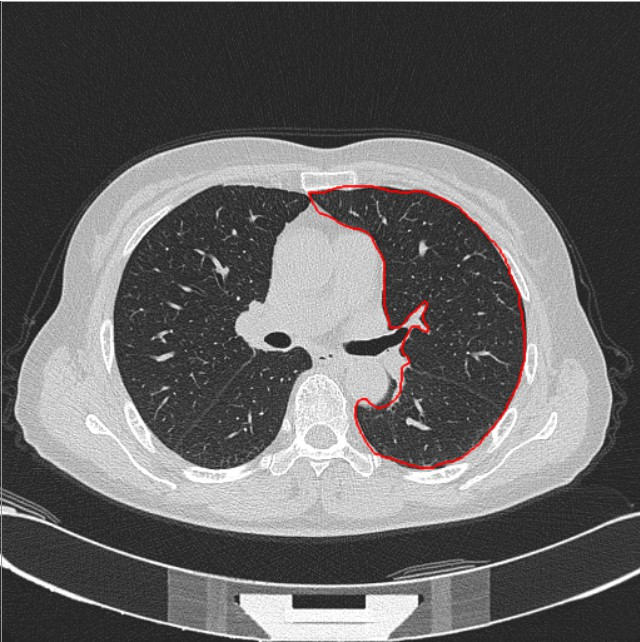
#> input picture hospital_helper/hospital.jpg, 640 x 642 px
$ python draw.py
#> lines starting #> are read from the running program, lines starting #| are printed output that depends on the picture; after the words box and inside, x2 and y2 are one past the last pixel; in counts of white or black regions, pixels touching at a corner belong together
#> further down, src is the input picture: shape (642, 640, 3); mean B, G, R 98.7, 98.7, 100
# import stack

# -*- coding=GBK -*-
import cv2 as cv
import numpy as np


def showImg(img_name, img):
    cv.imshow(img_name, img)
    cv.waitKey()
    cv.destroyAllWindows()

# 指定颜色替换
def fill_image(image):
    copyImage = image.copy()  # 复制原图像
    h, w = image.shape[:2]  # 读取图像的宽和高
#> h = 642; w = 640
    mask = np.zeros([h + 2, w + 2], np.uint8)  # 新建图像矩阵  +2是官方函数要求

    cv.floodFill(copyImage, mask, (430, 240), (0, 100, 255), (100, 100, 50), (50, 50, 50), cv.FLOODFILL_FIXED_RANGE)
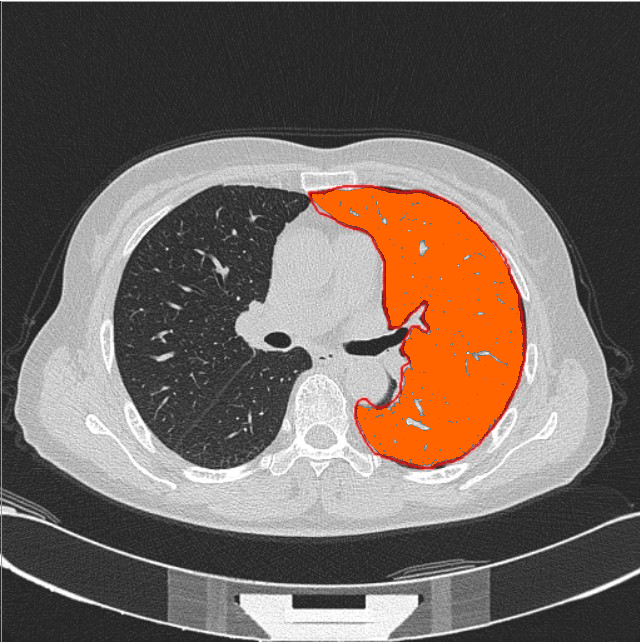
#> copyImage: shape (642, 640, 3); 7.39% of pixels changed, all inside (x1, y1, x2, y2) = (312, 188, 523, 466)

    showImg("copyImage", copyImage)
    result_mask = np.zeros(shape=copyImage.shape)
    ids = np.where((copyImage==(0, 100, 255)))
    result_mask[ids[:2]] = (255, 255, 255)
    mask = cv.inRange(result_mask, (200, 0, 0), (255, 255, 2555))
    # result_mask = cv.cvtColor(result_mask, cv.COLOR_BGR2GRAY)
    # cv.imshow("填充", copyImage)
    showImg("copyImage", copyImage)
    showImg("result_mask", result_mask)
#> call 4 of showImg, with img_name = 'result_mask'
#> in showImg (call 4), `cv.imshow(img_name, img)`:
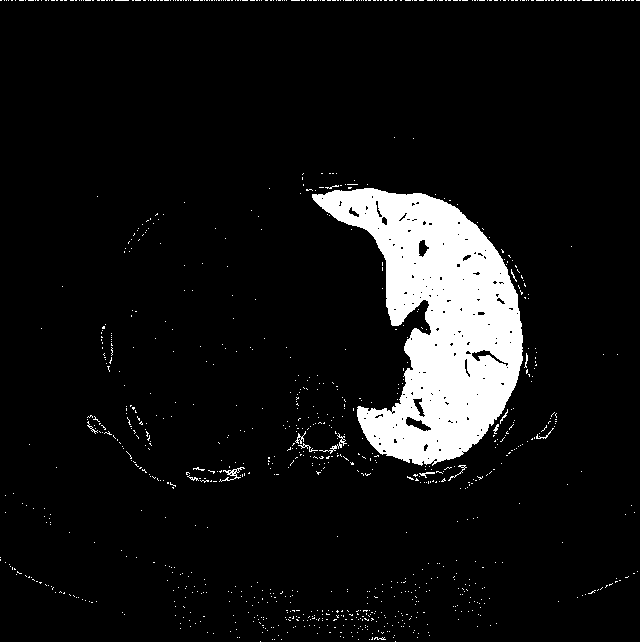
#> window 'result_mask': shape (642, 640, 3); 8% white; 989 white regions (973 under 20 px), largest, box (x1, y1, x2, y2) and area: (312, 188, 523, 466) 30368, (219, 467, 245, 482) 100, (319, 433, 347, 454) 92
    showImg("image", image)
    res = cv.bitwise_and(image, image, mask=mask)
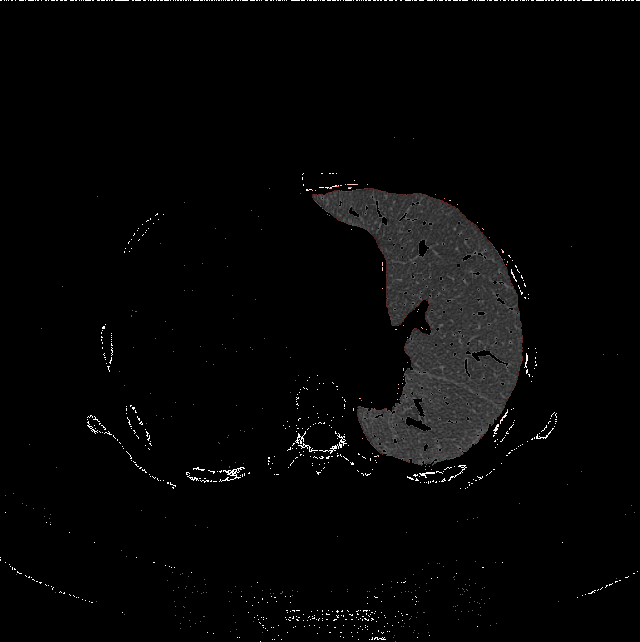
#> res: shape (642, 640, 3); mean B, G, R 5.9, 5.9, 6
    showImg("res", res)


src = cv.imread("hospital.jpg")
cv.imshow("原来", src)
showImg("src", src)
fill_image(src)
